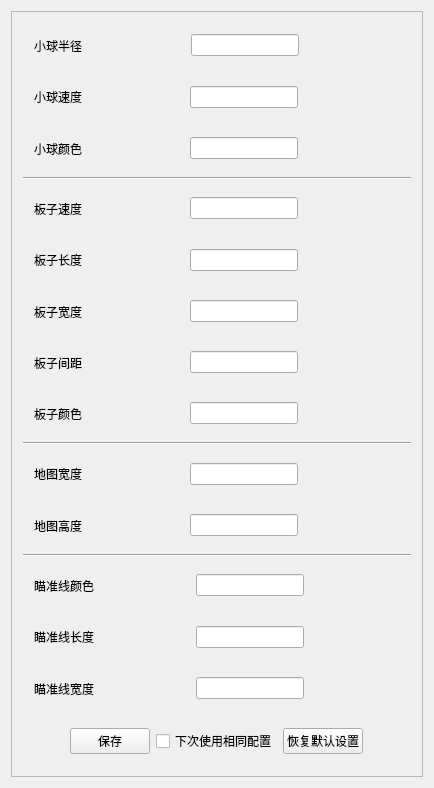
<?xml version="1.0" encoding="UTF-8"?>
<ui version="4.0">
 <class>SettingWindowClass</class>
 <widget class="QWidget" name="SettingWindowClass">
  <property name="geometry">
   <rect>
    <x>0</x>
    <y>0</y>
    <width>434</width>
    <height>788</height>
   </rect>
  </property>
  <property name="windowTitle">
   <string>设置</string>
  </property>
  <layout class="QGridLayout" name="gridLayout">
   <item row="0" column="0">
    <widget class="QScrollArea" name="scrollArea">
     <property name="widgetResizable">
      <bool>true</bool>
     </property>
     <widget class="QWidget" name="scrollAreaWidgetContents">
      <property name="geometry">
       <rect>
        <x>0</x>
        <y>0</y>
        <width>407</width>
        <height>778</height>
       </rect>
      </property>
      <layout class="QVBoxLayout" name="verticalLayout_2">
       <item>
        <widget class="QWidget" name="widget" native="true">
         <layout class="QHBoxLayout" name="horizontalLayout">
          <item>
           <widget class="QLabel" name="label">
            <property name="text">
             <string>小球半径</string>
            </property>
           </widget>
          </item>
          <item>
           <spacer name="horizontalSpacer_6">
            <property name="orientation">
             <enum>Qt::Horizontal</enum>
            </property>
            <property name="sizeHint" stdset="0">
             <size>
              <width>40</width>
              <height>20</height>
             </size>
            </property>
           </spacer>
          </item>
          <item>
           <widget class="QLineEdit" name="ballRadiusEdit"/>
          </item>
          <item>
           <spacer name="horizontalSpacer">
            <property name="orientation">
             <enum>Qt::Horizontal</enum>
            </property>
            <property name="sizeHint" stdset="0">
             <size>
              <width>40</width>
              <height>20</height>
             </size>
            </property>
           </spacer>
          </item>
         </layout>
        </widget>
       </item>
       <item>
        <widget class="QWidget" name="widget_2" native="true">
         <layout class="QHBoxLayout" name="horizontalLayout_2">
          <item>
           <widget class="QLabel" name="label_2">
            <property name="text">
             <string>小球速度</string>
            </property>
           </widget>
          </item>
          <item>
           <spacer name="horizontalSpacer_7">
            <property name="orientation">
             <enum>Qt::Horizontal</enum>
            </property>
            <property name="sizeHint" stdset="0">
             <size>
              <width>40</width>
              <height>20</height>
             </size>
            </property>
           </spacer>
          </item>
          <item>
           <widget class="QLineEdit" name="ballSpeedEdit"/>
          </item>
          <item>
           <spacer name="horizontalSpacer_2">
            <property name="orientation">
             <enum>Qt::Horizontal</enum>
            </property>
            <property name="sizeHint" stdset="0">
             <size>
              <width>40</width>
              <height>20</height>
             </size>
            </property>
           </spacer>
          </item>
         </layout>
        </widget>
       </item>
       <item>
        <widget class="QWidget" name="widget_6" native="true">
         <layout class="QHBoxLayout" name="horizontalLayout_8">
          <item>
           <widget class="QLabel" name="label_8">
            <property name="text">
             <string>小球颜色</string>
            </property>
           </widget>
          </item>
          <item>
           <spacer name="horizontalSpacer_13">
            <property name="orientation">
             <enum>Qt::Horizontal</enum>
            </property>
            <property name="sizeHint" stdset="0">
             <size>
              <width>40</width>
              <height>20</height>
             </size>
            </property>
           </spacer>
          </item>
          <item>
           <widget class="QLineEdit" name="ballColorEdit"/>
          </item>
          <item>
           <spacer name="horizontalSpacer_14">
            <property name="orientation">
             <enum>Qt::Horizontal</enum>
            </property>
            <property name="sizeHint" stdset="0">
             <size>
              <width>40</width>
              <height>20</height>
             </size>
            </property>
           </spacer>
          </item>
         </layout>
        </widget>
       </item>
       <item>
        <widget class="Line" name="line">
         <property name="orientation">
          <enum>Qt::Horizontal</enum>
         </property>
        </widget>
       </item>
       <item>
        <widget class="QWidget" name="widget_3" native="true">
         <layout class="QHBoxLayout" name="horizontalLayout_3">
          <item>
           <widget class="QLabel" name="label_3">
            <property name="text">
             <string>板子速度</string>
            </property>
           </widget>
          </item>
          <item>
           <spacer name="horizontalSpacer_8">
            <property name="orientation">
             <enum>Qt::Horizontal</enum>
            </property>
            <property name="sizeHint" stdset="0">
             <size>
              <width>40</width>
              <height>20</height>
             </size>
            </property>
           </spacer>
          </item>
          <item>
           <widget class="QLineEdit" name="boardSpeedEdit"/>
          </item>
          <item>
           <spacer name="horizontalSpacer_3">
            <property name="orientation">
             <enum>Qt::Horizontal</enum>
            </property>
            <property name="sizeHint" stdset="0">
             <size>
              <width>40</width>
              <height>20</height>
             </size>
            </property>
           </spacer>
          </item>
         </layout>
        </widget>
       </item>
       <item>
        <widget class="QWidget" name="widget_8" native="true">
         <layout class="QHBoxLayout" name="horizontalLayout_7">
          <item>
           <widget class="QLabel" name="label_5">
            <property name="text">
             <string>板子长度</string>
            </property>
           </widget>
          </item>
          <item>
           <spacer name="horizontalSpacer_17">
            <property name="orientation">
             <enum>Qt::Horizontal</enum>
            </property>
            <property name="sizeHint" stdset="0">
             <size>
              <width>40</width>
              <height>20</height>
             </size>
            </property>
           </spacer>
          </item>
          <item>
           <widget class="QLineEdit" name="boardLengthEdit"/>
          </item>
          <item>
           <spacer name="horizontalSpacer_18">
            <property name="orientation">
             <enum>Qt::Horizontal</enum>
            </property>
            <property name="sizeHint" stdset="0">
             <size>
              <width>40</width>
              <height>20</height>
             </size>
            </property>
           </spacer>
          </item>
         </layout>
        </widget>
       </item>
       <item>
        <widget class="QWidget" name="widget_9" native="true">
         <layout class="QHBoxLayout" name="horizontalLayout_10">
          <item>
           <widget class="QLabel" name="label_7">
            <property name="text">
             <string>板子宽度</string>
            </property>
           </widget>
          </item>
          <item>
           <spacer name="horizontalSpacer_19">
            <property name="orientation">
             <enum>Qt::Horizontal</enum>
            </property>
            <property name="sizeHint" stdset="0">
             <size>
              <width>40</width>
              <height>20</height>
             </size>
            </property>
           </spacer>
          </item>
          <item>
           <widget class="QLineEdit" name="boardWidthEdit"/>
          </item>
          <item>
           <spacer name="horizontalSpacer_20">
            <property name="orientation">
             <enum>Qt::Horizontal</enum>
            </property>
            <property name="sizeHint" stdset="0">
             <size>
              <width>40</width>
              <height>20</height>
             </size>
            </property>
           </spacer>
          </item>
         </layout>
        </widget>
       </item>
       <item>
        <widget class="QWidget" name="widget_10" native="true">
         <layout class="QHBoxLayout" name="horizontalLayout_11">
          <item>
           <widget class="QLabel" name="label_10">
            <property name="text">
             <string>板子间距</string>
            </property>
           </widget>
          </item>
          <item>
           <spacer name="horizontalSpacer_21">
            <property name="orientation">
             <enum>Qt::Horizontal</enum>
            </property>
            <property name="sizeHint" stdset="0">
             <size>
              <width>40</width>
              <height>20</height>
             </size>
            </property>
           </spacer>
          </item>
          <item>
           <widget class="QLineEdit" name="boardMarginEdit"/>
          </item>
          <item>
           <spacer name="horizontalSpacer_22">
            <property name="orientation">
             <enum>Qt::Horizontal</enum>
            </property>
            <property name="sizeHint" stdset="0">
             <size>
              <width>40</width>
              <height>20</height>
             </size>
            </property>
           </spacer>
          </item>
         </layout>
        </widget>
       </item>
       <item>
        <widget class="QWidget" name="widget_7" native="true">
         <layout class="QHBoxLayout" name="horizontalLayout_9">
          <item>
           <widget class="QLabel" name="label_9">
            <property name="text">
             <string>板子颜色</string>
            </property>
           </widget>
          </item>
          <item>
           <spacer name="horizontalSpacer_15">
            <property name="orientation">
             <enum>Qt::Horizontal</enum>
            </property>
            <property name="sizeHint" stdset="0">
             <size>
              <width>40</width>
              <height>20</height>
             </size>
            </property>
           </spacer>
          </item>
          <item>
           <widget class="QLineEdit" name="boardColorEdit"/>
          </item>
          <item>
           <spacer name="horizontalSpacer_16">
            <property name="orientation">
             <enum>Qt::Horizontal</enum>
            </property>
            <property name="sizeHint" stdset="0">
             <size>
              <width>40</width>
              <height>20</height>
             </size>
            </property>
           </spacer>
          </item>
         </layout>
        </widget>
       </item>
       <item>
        <widget class="Line" name="line_2">
         <property name="orientation">
          <enum>Qt::Horizontal</enum>
         </property>
        </widget>
       </item>
       <item>
        <widget class="QWidget" name="widget_4" native="true">
         <layout class="QHBoxLayout" name="horizontalLayout_4">
          <item>
           <widget class="QLabel" name="label_4">
            <property name="text">
             <string>地图宽度</string>
            </property>
           </widget>
          </item>
          <item>
           <spacer name="horizontalSpacer_9">
            <property name="orientation">
             <enum>Qt::Horizontal</enum>
            </property>
            <property name="sizeHint" stdset="0">
             <size>
              <width>40</width>
              <height>20</height>
             </size>
            </property>
           </spacer>
          </item>
          <item>
           <widget class="QLineEdit" name="widthEdit"/>
          </item>
          <item>
           <spacer name="horizontalSpacer_4">
            <property name="orientation">
             <enum>Qt::Horizontal</enum>
            </property>
            <property name="sizeHint" stdset="0">
             <size>
              <width>40</width>
              <height>20</height>
             </size>
            </property>
           </spacer>
          </item>
         </layout>
        </widget>
       </item>
       <item>
        <widget class="QWidget" name="widget_5" native="true">
         <layout class="QHBoxLayout" name="horizontalLayout_6">
          <item>
           <widget class="QLabel" name="label_6">
            <property name="text">
             <string>地图高度</string>
            </property>
           </widget>
          </item>
          <item>
           <spacer name="horizontalSpacer_10">
            <property name="orientation">
             <enum>Qt::Horizontal</enum>
            </property>
            <property name="sizeHint" stdset="0">
             <size>
              <width>40</width>
              <height>20</height>
             </size>
            </property>
           </spacer>
          </item>
          <item>
           <widget class="QLineEdit" name="heightEdit"/>
          </item>
          <item>
           <spacer name="horizontalSpacer_5">
            <property name="orientation">
             <enum>Qt::Horizontal</enum>
            </property>
            <property name="sizeHint" stdset="0">
             <size>
              <width>40</width>
              <height>20</height>
             </size>
            </property>
           </spacer>
          </item>
         </layout>
        </widget>
       </item>
       <item>
        <widget class="Line" name="line_3">
         <property name="orientation">
          <enum>Qt::Horizontal</enum>
         </property>
        </widget>
       </item>
       <item>
        <widget class="QWidget" name="widget_11" native="true">
         <layout class="QHBoxLayout" name="horizontalLayout_12">
          <item>
           <widget class="QLabel" name="label_11">
            <property name="text">
             <string>瞄准线颜色</string>
            </property>
           </widget>
          </item>
          <item>
           <spacer name="horizontalSpacer_23">
            <property name="orientation">
             <enum>Qt::Horizontal</enum>
            </property>
            <property name="sizeHint" stdset="0">
             <size>
              <width>40</width>
              <height>20</height>
             </size>
            </property>
           </spacer>
          </item>
          <item>
           <widget class="QLineEdit" name="aimlineColorEdit"/>
          </item>
          <item>
           <spacer name="horizontalSpacer_24">
            <property name="orientation">
             <enum>Qt::Horizontal</enum>
            </property>
            <property name="sizeHint" stdset="0">
             <size>
              <width>40</width>
              <height>20</height>
             </size>
            </property>
           </spacer>
          </item>
         </layout>
        </widget>
       </item>
       <item>
        <widget class="QWidget" name="widget_12" native="true">
         <layout class="QHBoxLayout" name="horizontalLayout_13">
          <item>
           <widget class="QLabel" name="label_12">
            <property name="text">
             <string>瞄准线长度</string>
            </property>
           </widget>
          </item>
          <item>
           <spacer name="horizontalSpacer_25">
            <property name="orientation">
             <enum>Qt::Horizontal</enum>
            </property>
            <property name="sizeHint" stdset="0">
             <size>
              <width>40</width>
              <height>20</height>
             </size>
            </property>
           </spacer>
          </item>
          <item>
           <widget class="QLineEdit" name="aimlineLengthEdit"/>
          </item>
          <item>
           <spacer name="horizontalSpacer_26">
            <property name="orientation">
             <enum>Qt::Horizontal</enum>
            </property>
            <property name="sizeHint" stdset="0">
             <size>
              <width>40</width>
              <height>20</height>
             </size>
            </property>
           </spacer>
          </item>
         </layout>
        </widget>
       </item>
       <item>
        <widget class="QWidget" name="widget_13" native="true">
         <layout class="QHBoxLayout" name="horizontalLayout_14">
          <item>
           <widget class="QLabel" name="label_13">
            <property name="text">
             <string>瞄准线宽度</string>
            </property>
           </widget>
          </item>
          <item>
           <spacer name="horizontalSpacer_27">
            <property name="orientation">
             <enum>Qt::Horizontal</enum>
            </property>
            <property name="sizeHint" stdset="0">
             <size>
              <width>40</width>
              <height>20</height>
             </size>
            </property>
           </spacer>
          </item>
          <item>
           <widget class="QLineEdit" name="aimlineWidthEdit"/>
          </item>
          <item>
           <spacer name="horizontalSpacer_28">
            <property name="orientation">
             <enum>Qt::Horizontal</enum>
            </property>
            <property name="sizeHint" stdset="0">
             <size>
              <width>40</width>
              <height>20</height>
             </size>
            </property>
           </spacer>
          </item>
         </layout>
        </widget>
       </item>
       <item>
        <widget class="QWidget" name="saveWidget" native="true">
         <layout class="QHBoxLayout" name="horizontalLayout_5">
          <item>
           <spacer name="horizontalSpacer_11">
            <property name="orientation">
             <enum>Qt::Horizontal</enum>
            </property>
            <property name="sizeHint" stdset="0">
             <size>
              <width>40</width>
              <height>20</height>
             </size>
            </property>
           </spacer>
          </item>
          <item>
           <widget class="QPushButton" name="saveBtn">
            <property name="text">
             <string>保存</string>
            </property>
           </widget>
          </item>
          <item>
           <widget class="QCheckBox" name="usePersistenceCheckBox">
            <property name="text">
             <string>下次使用相同配置</string>
            </property>
           </widget>
          </item>
          <item>
           <widget class="QPushButton" name="resetOptBtn">
            <property name="text">
             <string>恢复默认设置</string>
            </property>
           </widget>
          </item>
          <item>
           <spacer name="horizontalSpacer_12">
            <property name="orientation">
             <enum>Qt::Horizontal</enum>
            </property>
            <property name="sizeHint" stdset="0">
             <size>
              <width>40</width>
              <height>20</height>
             </size>
            </property>
           </spacer>
          </item>
         </layout>
        </widget>
       </item>
      </layout>
     </widget>
    </widget>
   </item>
  </layout>
 </widget>
 <layoutdefault spacing="6" margin="11"/>
 <resources/>
 <connections/>
</ui>
